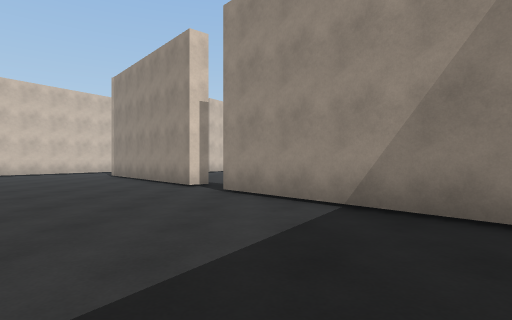
view 1 (above)

24 first-person views from a walk through a scene from a Unity 3-D project. The camera is 1.2 m above the floor, looks level and sees 80° across. The floor is counted in squares, 2 m on a side. Each view is taken from the middle of a square. On the plan, view 1 faces up. The plan holds only what a view shows up to about 9 squares ahead; the rest is blank. The place goes on beyond the plan. The player is left out. Surface patterns are stand-ins for the level's own textures.

view 2
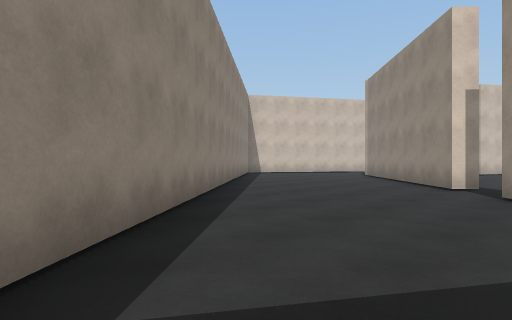

view 3
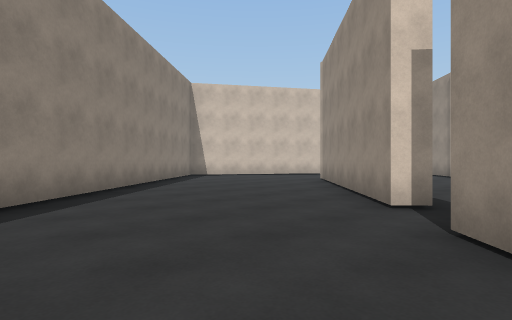

view 4
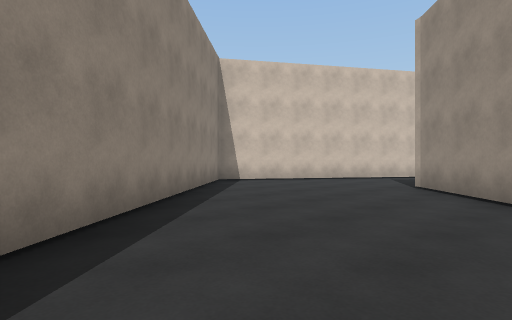

view 5
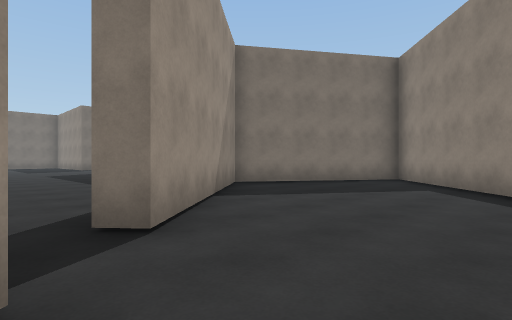

view 6
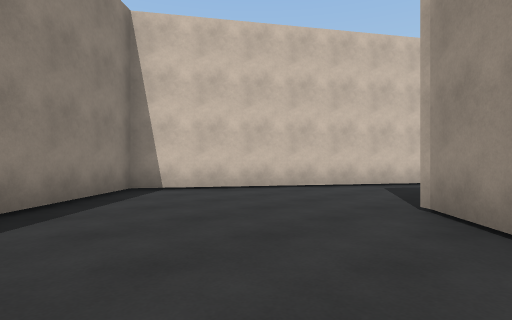

view 7
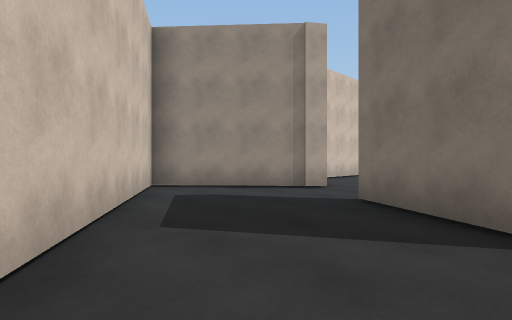

view 8
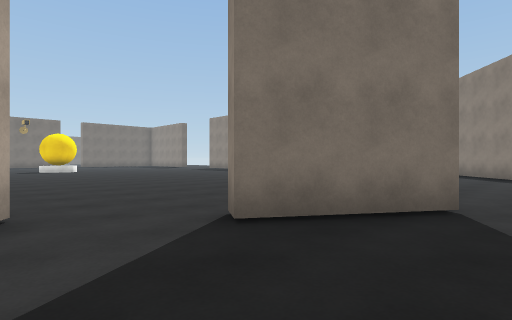

view 9
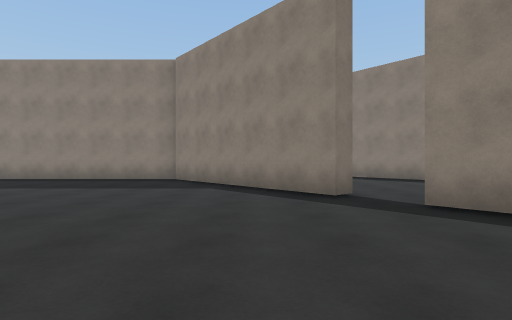

view 10
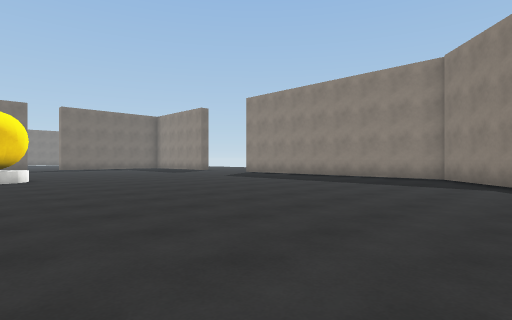

view 11
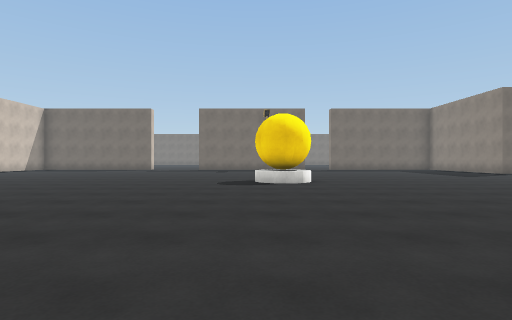

view 12
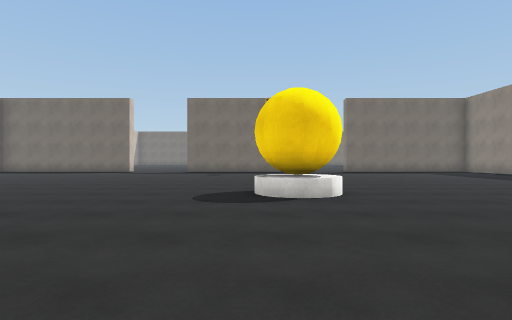

view 13
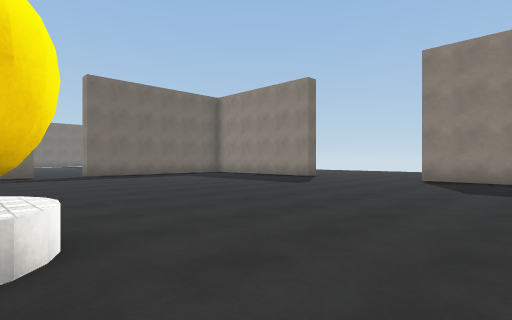

view 14
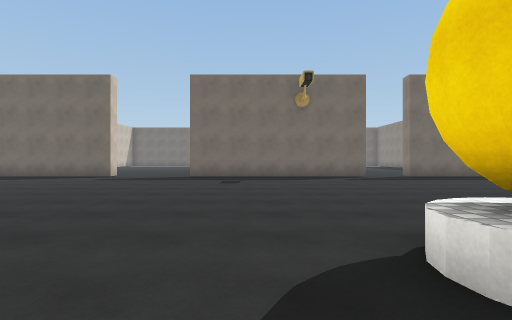

view 15
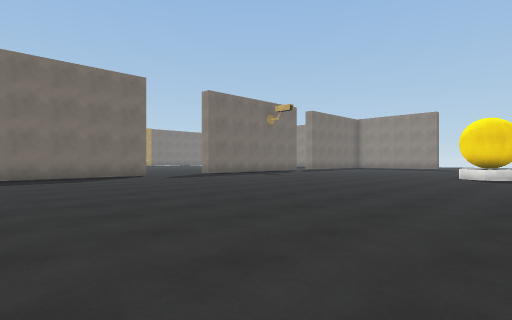

view 16
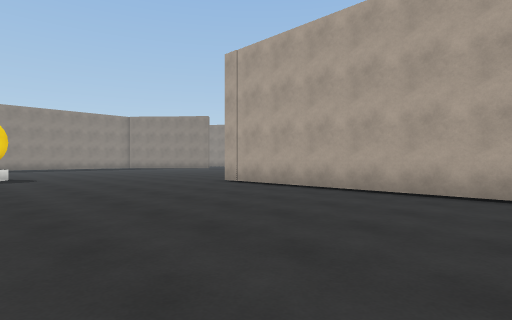

view 17
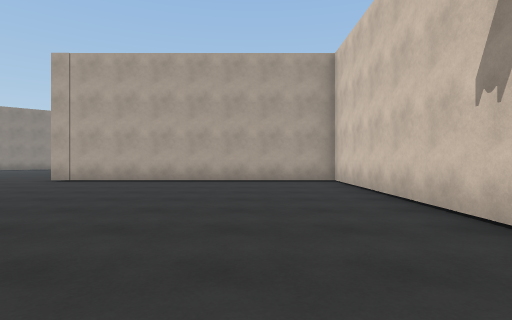

view 18
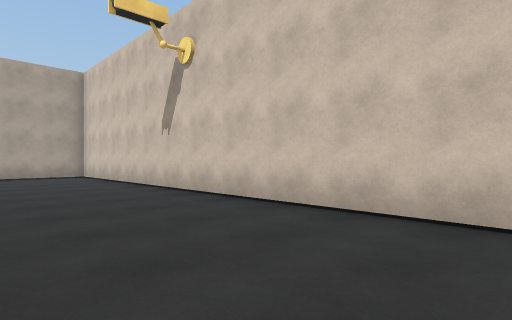

view 19
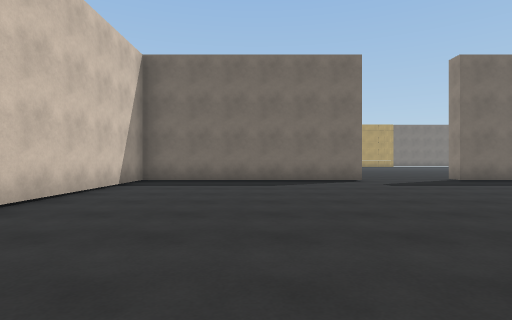

view 20
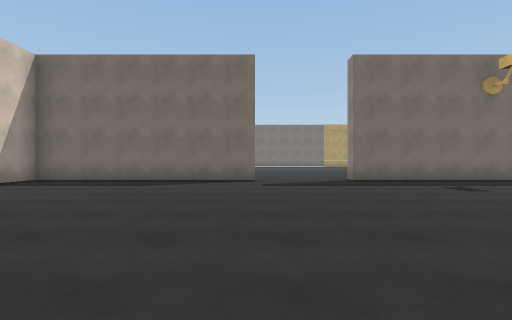

view 21
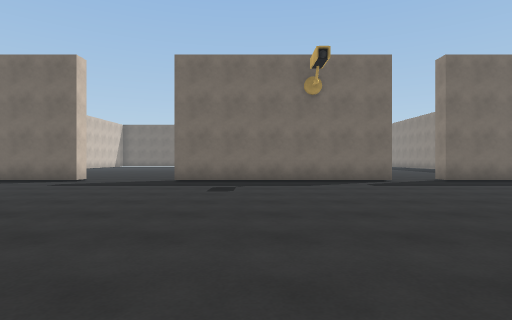

view 22
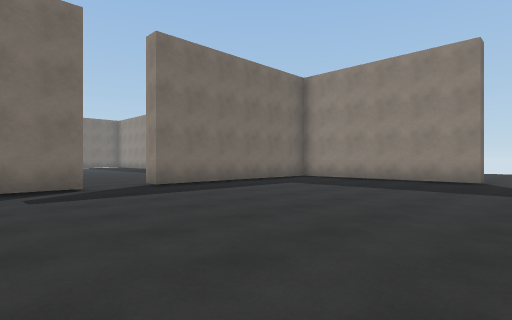

view 23
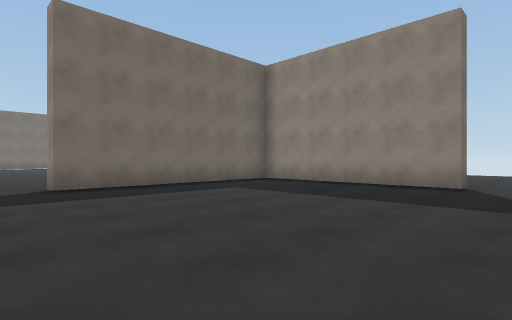

view 24
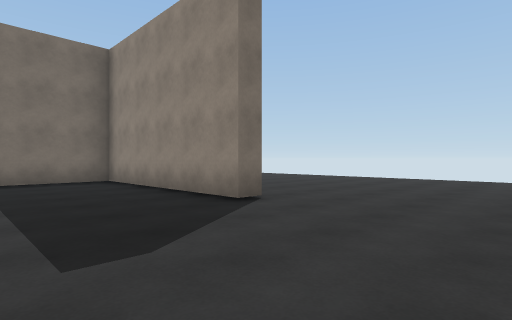

### Floor plan
Points are (right, up) in squares from view 1. A wall is a line through its corners. A room is listed if a view was taken in it or the views show most of it. See-through windows are left out.
Room 1 (views 1, 2, 3, 4, 5, 6, 7)
walls: (-1.5, 6.8) (-5.2, 11); (-8.5, 11.8) (-10, 9.5) (0.3, -2.2) (2.9, 1.8) (-0.6, 5.9) (-0.3, 6.2)
ways out: opening at (-7, 12) to room 2; opening at (-1, 7) to room 2
Room 2 (views 8, 9, 10, 11, 12, 13, 14, 15, 16, 17, 18, 19, 20, 21, 22, 23, 24)
walls: (15.4, 1.5) (15.4, 2) (20.6, 2) (20.6, 7.7) (21.1, 7.7); (20.6, 9.1) (20.6, 15.3) (21, 15.3); (-0.3, 6.2) (3.5, 2) (11.8, 2); (21, 18) (20.6, 18) (20.5, 24.2) (6.6, 24.2) (6.6, 16.3); (-1.7, 7.8) (-1.1, 7.2) (-1.5, 6.8); (-2.2, 14.6) (-2.6, 14.9) (-4.8, 17.4) (-8.5, 11.8); (-5.2, 11) (-3.8, 13.1) (-3.4, 12.8)
ways out: opening at (-7, 12) to room 1; opening at (-1, 7) to room 1
objects: other object (11, 11) to (12, 12)

Positions as (right, up) in squares from view 1, and headings:
1: (0, 0), facing up
2: (0, 0), facing up-left
3: (0, 3), facing up-left
4: (-3, 4), facing up-left
5: (-3, 7), facing down-right
6: (-4, 7), facing up-left
7: (-8, 11), facing up-right
8: (-6, 15), facing down-right
9: (1, 11), facing down
10: (1, 12), facing down-right
11: (3, 12), facing right
12: (6, 12), facing right
13: (9, 11), facing down-right
14: (10, 13), facing right
15: (10, 23), facing down-right
16: (12, 23), facing down-left
17: (15, 22), facing left
18: (18, 21), facing up-left
19: (12, 21), facing right
20: (12, 18), facing right
21: (12, 13), facing right
22: (14, 11), facing down-right
23: (14, 9), facing down-right
24: (12, 5), facing down-right
